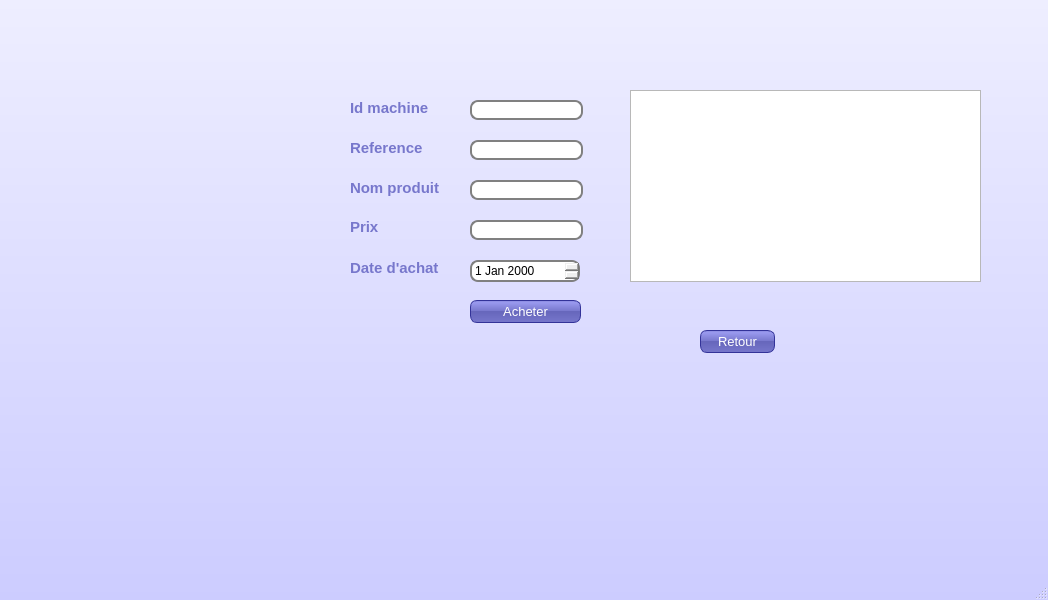
<?xml version="1.0" encoding="UTF-8"?>
<ui version="4.0">
 <class>achat</class>
 <widget class="QMainWindow" name="achat">
  <property name="geometry">
   <rect>
    <x>0</x>
    <y>0</y>
    <width>1048</width>
    <height>600</height>
   </rect>
  </property>
  <property name="windowTitle">
   <string>MainWindow</string>
  </property>
  <property name="styleSheet">
   <string notr="true">#achat {
background:  QLinearGradient(x1: 0, y1: 0, x2: 0, y2: 1, stop: 0 #eef, stop: 1 #ccf);
}

#mainFrame {
border: 3px solid gray;
border-radius: 40px;
background: QLinearGradient(x1: 0, y1: 0, x2: 0, y2: 1, stop: 0 #eef, stop: 1 #ccf);
}
QLineEdit {
padding: 2px;
border-style: solid;
border:2px solid gray ;

border-radius: 8px;


}

QDateEdit 
{
padding: 1px;
border-style: solid;
border: 2px solid gray;
border-radius: 8px;
}


QPushButton {
color: white;

background-color: QLinearGradient( x1: 0, y1: 0, x2: 0, y2: 1, stop: 0 #88d, stop: 0.1 #99e, stop: 0.49 #77c, stop: 0.5 #66b, stop: 1 #77c);
border-width: 1px;
border-color: #339;
border-style: solid;
border-radius: 7;
padding: 3px;
font-size: 13px;
padding-left: 5px;
padding-right: 5px;

}


QLabel {
color :  QLinearGradient( x1: 0, y1: 0, x2: 0, y2: 1, stop: 0 #88d, stop: 0.1 #99e, stop: 0.49 #77c, stop: 0.5 #66b, stop: 1 #77c);
font-weight: bold;
font-size: 15px;
}</string>
  </property>
  <widget class="QWidget" name="centralwidget">
   <widget class="QLineEdit" name="lineEdit_2">
    <property name="geometry">
     <rect>
      <x>470</x>
      <y>140</y>
      <width>113</width>
      <height>20</height>
     </rect>
    </property>
   </widget>
   <widget class="QLineEdit" name="lineEdit_3">
    <property name="geometry">
     <rect>
      <x>470</x>
      <y>180</y>
      <width>113</width>
      <height>20</height>
     </rect>
    </property>
   </widget>
   <widget class="QPushButton" name="pushButton">
    <property name="geometry">
     <rect>
      <x>470</x>
      <y>300</y>
      <width>111</width>
      <height>23</height>
     </rect>
    </property>
    <property name="text">
     <string>Acheter</string>
    </property>
   </widget>
   <widget class="QTableView" name="tableView">
    <property name="geometry">
     <rect>
      <x>630</x>
      <y>90</y>
      <width>351</width>
      <height>192</height>
     </rect>
    </property>
   </widget>
   <widget class="QPushButton" name="pushButton_2">
    <property name="geometry">
     <rect>
      <x>700</x>
      <y>330</y>
      <width>75</width>
      <height>23</height>
     </rect>
    </property>
    <property name="text">
     <string>Retour</string>
    </property>
   </widget>
   <widget class="QLineEdit" name="lineEdit">
    <property name="geometry">
     <rect>
      <x>470</x>
      <y>100</y>
      <width>113</width>
      <height>20</height>
     </rect>
    </property>
   </widget>
   <widget class="QLineEdit" name="lineEdit_4">
    <property name="geometry">
     <rect>
      <x>470</x>
      <y>220</y>
      <width>113</width>
      <height>20</height>
     </rect>
    </property>
   </widget>
   <widget class="QDateEdit" name="dateEdit">
    <property name="geometry">
     <rect>
      <x>470</x>
      <y>260</y>
      <width>110</width>
      <height>22</height>
     </rect>
    </property>
   </widget>
   <widget class="QLabel" name="label">
    <property name="geometry">
     <rect>
      <x>350</x>
      <y>100</y>
      <width>101</width>
      <height>16</height>
     </rect>
    </property>
    <property name="text">
     <string>Id machine</string>
    </property>
   </widget>
   <widget class="QLabel" name="label_2">
    <property name="geometry">
     <rect>
      <x>350</x>
      <y>140</y>
      <width>101</width>
      <height>16</height>
     </rect>
    </property>
    <property name="text">
     <string>Reference</string>
    </property>
   </widget>
   <widget class="QLabel" name="label_3">
    <property name="geometry">
     <rect>
      <x>350</x>
      <y>180</y>
      <width>111</width>
      <height>16</height>
     </rect>
    </property>
    <property name="text">
     <string>Nom produit</string>
    </property>
   </widget>
   <widget class="QLabel" name="label_4">
    <property name="geometry">
     <rect>
      <x>350</x>
      <y>220</y>
      <width>47</width>
      <height>13</height>
     </rect>
    </property>
    <property name="text">
     <string>Prix</string>
    </property>
   </widget>
   <widget class="QLabel" name="label_5">
    <property name="geometry">
     <rect>
      <x>350</x>
      <y>260</y>
      <width>111</width>
      <height>16</height>
     </rect>
    </property>
    <property name="text">
     <string>Date d'achat</string>
    </property>
   </widget>
   <widget class="QLabel" name="label_machine">
    <property name="geometry">
     <rect>
      <x>0</x>
      <y>0</y>
      <width>291</width>
      <height>561</height>
     </rect>
    </property>
    <property name="styleSheet">
     <string notr="true">#label_machine{
background-color: transparent;
border-image: url(:/img/img/espace admin.jpg);
background: none;
border: none;
background-repeat: none;
}</string>
    </property>
    <property name="text">
     <string/>
    </property>
   </widget>
   <widget class="QPushButton" name="pushButton_3">
    <property name="geometry">
     <rect>
      <x>210</x>
      <y>460</y>
      <width>75</width>
      <height>61</height>
     </rect>
    </property>
    <property name="styleSheet">
     <string notr="true">#pushButton_3{
background-color: transparent;
border-image: url(:/img/img/retour.jpg);
background: none;
border: none;
background-repeat: none;
color : gray ;

font-size: 20px;
}</string>
    </property>
    <property name="text">
     <string/>
    </property>
   </widget>
   <widget class="QLabel" name="label_ard">
    <property name="geometry">
     <rect>
      <x>396</x>
      <y>382</y>
      <width>481</width>
      <height>51</height>
     </rect>
    </property>
    <property name="text">
     <string/>
    </property>
   </widget>
  </widget>
  <widget class="QMenuBar" name="menubar">
   <property name="geometry">
    <rect>
     <x>0</x>
     <y>0</y>
     <width>1048</width>
     <height>21</height>
    </rect>
   </property>
  </widget>
  <widget class="QStatusBar" name="statusbar"/>
 </widget>
 <resources/>
 <connections/>
</ui>
